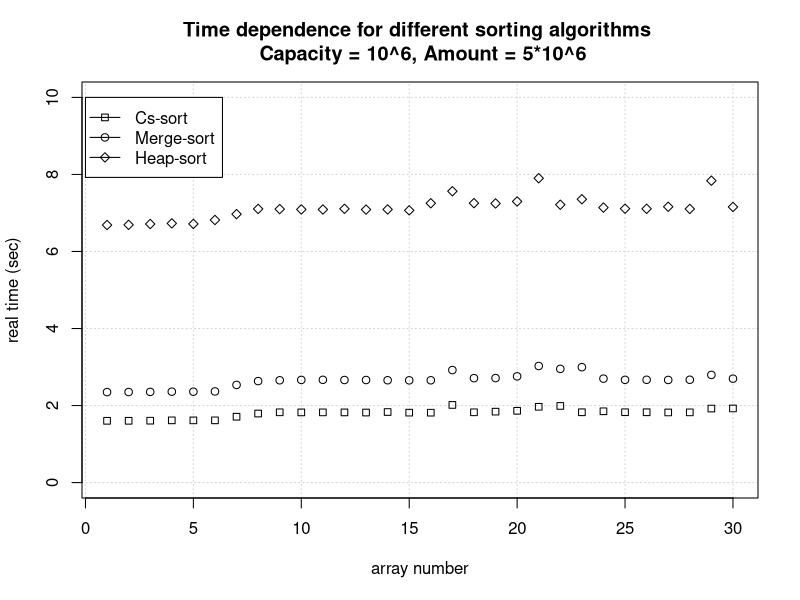
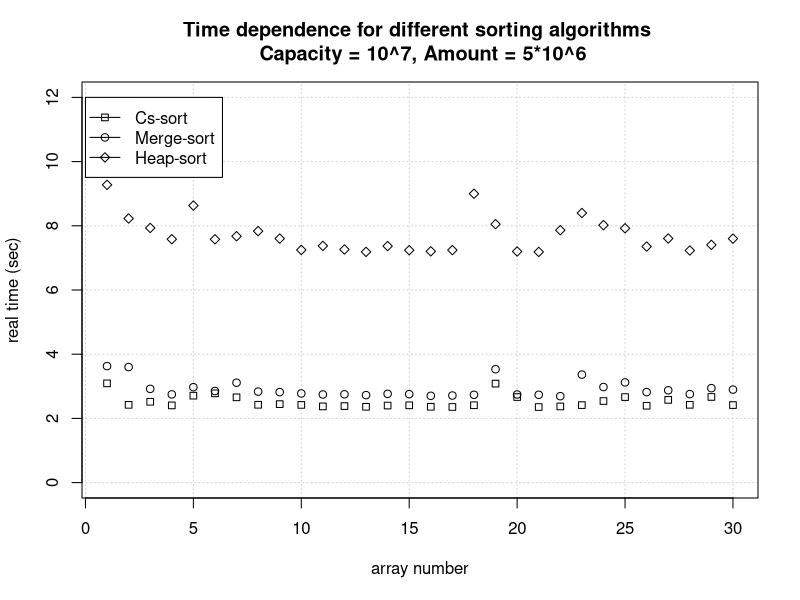
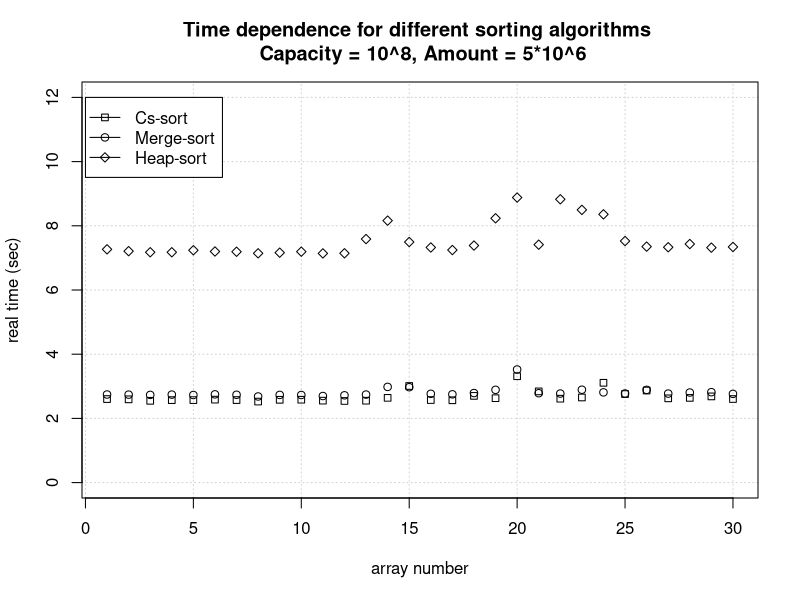
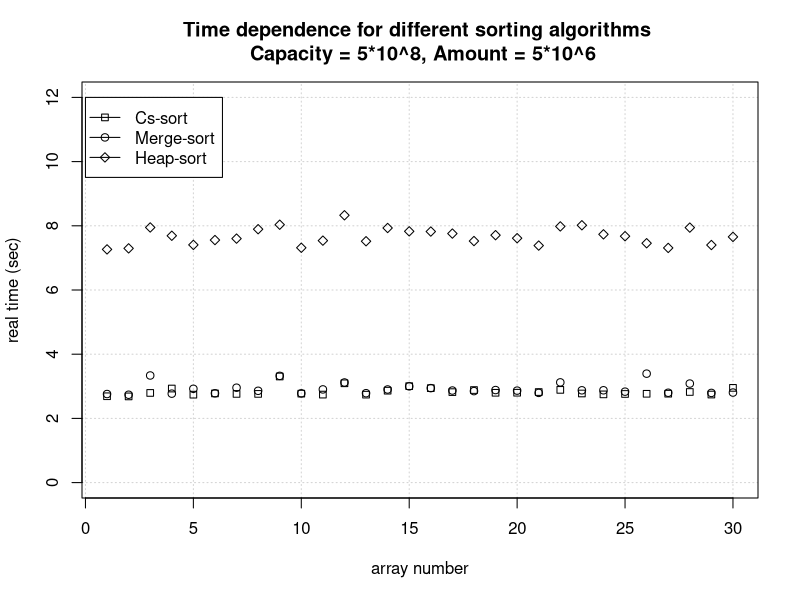
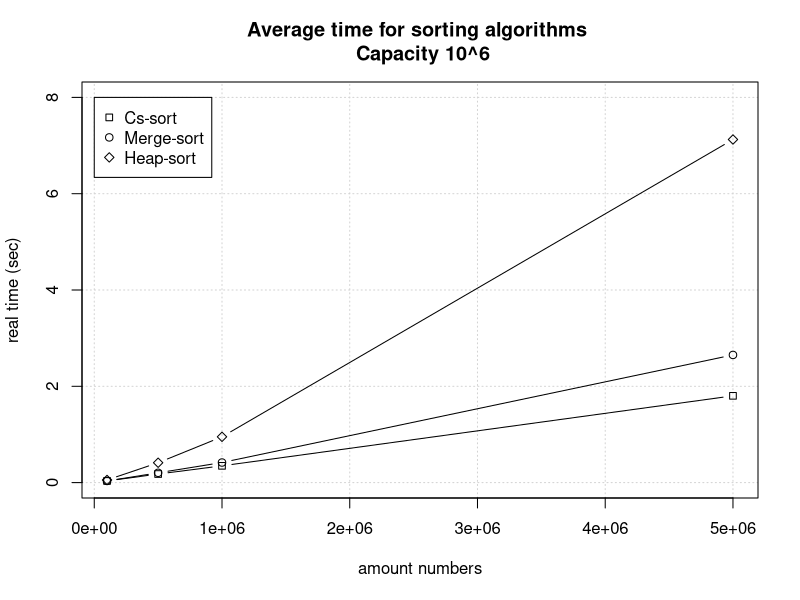
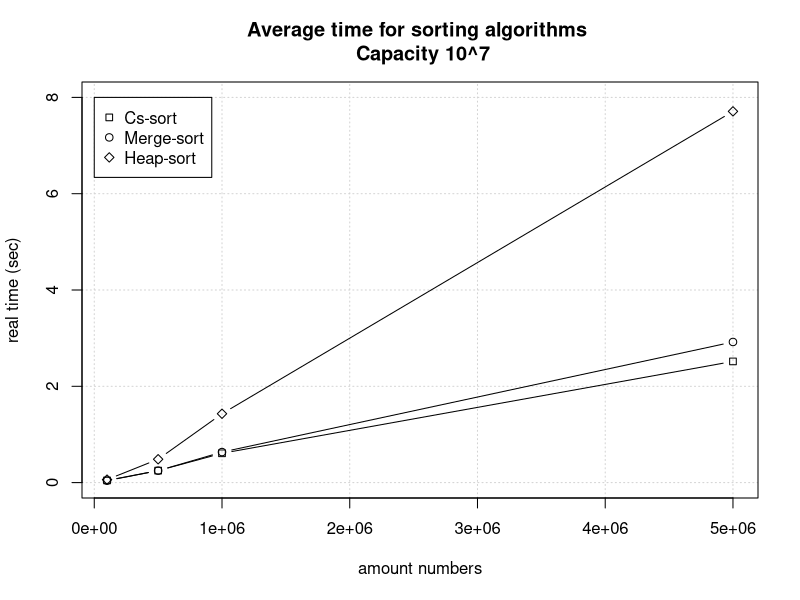
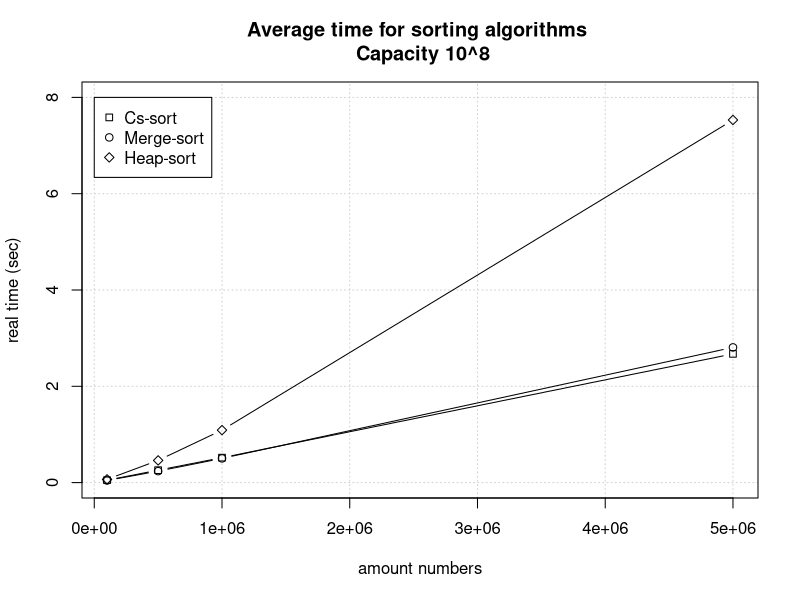
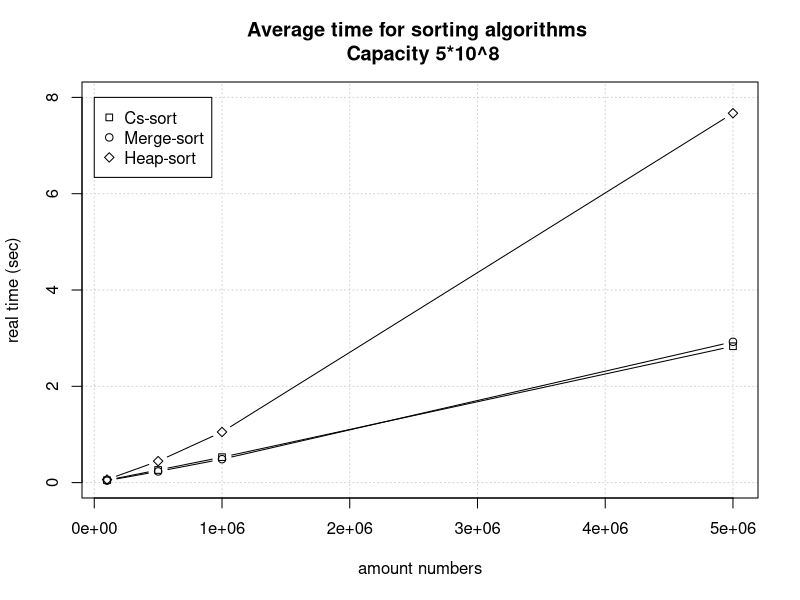

The R source for these figures, in order:
amount<-c(100000, 500000, 1000000, 5000000)
capacity<-c(1000000, 10000000, 100000000, 500000000)
d<-read.table("file.txt",header = FALSE, sep=";", dec = ".")


time_cs_capacity_1<-matrix(0,nrow=4,ncol=30)
time_stable_capacity_1<-matrix(0,nrow=4,ncol=30)
time_nonstable_capacity_1<-matrix(0,nrow=4,ncol=30)

counter<-1

for (i in 1:4)
{
  for (j in 1:30)
  {
    time_cs_capacity_1[i,j]<-d[counter,1];
    counter <- counter +1;
    time_stable_capacity_1[i,j]<-d[counter,1];
    counter <- counter +1;
    time_nonstable_capacity_1[i,j]<-d[counter,1];
    counter <- counter +1;
  }
}



time_cs_capacity_2<-matrix(0,nrow=4,ncol=30)
time_stable_capacity_2<-matrix(0,nrow=4,ncol=30)
time_nonstable_capacity_2<-matrix(0,nrow=4,ncol=30)


for (i in 1:4)
{
  for (j in 1:30)
  {
    time_cs_capacity_2[i,j]<-d[counter,1];
    counter <- counter +1;
    time_stable_capacity_2[i,j]<-d[counter,1];
    counter <- counter +1;
    time_nonstable_capacity_2[i,j]<-d[counter,1];
    counter <- counter +1;
  }
}

time_cs_capacity_3<-matrix(0,nrow=4,ncol=30)
time_stable_capacity_3<-matrix(0,nrow=4,ncol=30)
time_nonstable_capacity_3<-matrix(0,nrow=4,ncol=30)


for (i in 1:4)
{
  for (j in 1:30)
  {
    time_cs_capacity_3[i,j]<-d[counter,1];
    counter <- counter +1;
    time_stable_capacity_3[i,j]<-d[counter,1];
    counter <- counter +1;
    time_nonstable_capacity_3[i,j]<-d[counter,1];
    counter <- counter +1;
  }
}

time_cs_capacity_4<-matrix(0,nrow=4,ncol=30)
time_stable_capacity_4<-matrix(0,nrow=4,ncol=30)
time_nonstable_capacity_4<-matrix(0,nrow=4,ncol=30)


for (i in 1:4)
{
  for (j in 1:30)
  {
    time_cs_capacity_4[i,j]<-d[counter,1];
    counter <- counter +1;
    time_stable_capacity_4[i,j]<-d[counter,1];
    counter <- counter +1;
    time_nonstable_capacity_4[i,j]<-d[counter,1];
    counter <- counter +1;
  }
}

plot(1:30, time_nonstable_capacity_1[4,], col="black", panel.first=grid(), pch = 23, ylim=c(0,10),xlab="array number",ylab="real time (sec)", 
     main = paste("Time dependence for different sorting algorithms \n", "Capacity = 10^6, Amount = 5*10^6"))
points(1:30, time_stable_capacity_1[4,], col="black", pch = 21)
points(1:30, time_cs_capacity_1[4,], col="black", pch = 22)
legend(0, 10, legend=c("Cs-sort", "Merge-sort", "Heap-sort"), col=c("black", "black", "black"),  lty=1:1,pch=c(22,21,23))


plot(1:30, time_nonstable_capacity_2[4,], col="black", panel.first=grid(), pch = 23, ylim=c(0,12),xlab="array number",ylab="real time (sec)", 
     main = paste("Time dependence for different sorting algorithms \n", "Capacity = 10^7, Amount = 5*10^6"))
points(1:30, time_stable_capacity_2[4,], col="black", pch = 21)
points(1:30, time_cs_capacity_2[4,], col="black", pch = 22)
legend(0, 12, legend=c("Cs-sort", "Merge-sort", "Heap-sort"), col=c("black", "black", "black"),  lty=1:1,pch=c(22,21,23))


plot(1:30, time_nonstable_capacity_3[4,], col="black", panel.first=grid(), pch = 23, ylim=c(0,12),xlab="array number",ylab="real time (sec)", 
     main = paste("Time dependence for different sorting algorithms \n", "Capacity = 10^8, Amount = 5*10^6"))
points(1:30, time_stable_capacity_3[4,], col="black", pch = 21)
points(1:30, time_cs_capacity_3[4,], col="black", pch = 22)
legend(0, 12, legend=c("Cs-sort", "Merge-sort", "Heap-sort"), col=c("black", "black", "black"),  lty=1:1,pch=c(22,21,23))

plot(1:30, time_nonstable_capacity_4[4,], col="black", panel.first=grid(), pch = 23, ylim=c(0,12),xlab="array number",ylab="real time (sec)", 
     main = paste("Time dependence for different sorting algorithms \n", "Capacity = 5*10^8, Amount = 5*10^6"))
points(1:30, time_stable_capacity_4[4,], col="black", pch = 21)
points(1:30, time_cs_capacity_4[4,], col="black", pch = 22)
legend(0, 12, legend=c("Cs-sort", "Merge-sort", "Heap-sort"), col=c("black", "black", "black"),  lty=1:1,pch=c(22,21,23))



mean_cs<-c(mean(time_cs_capacity_1[1,]),mean(time_cs_capacity_1[2,]),mean(time_cs_capacity_1[3,]),mean(time_cs_capacity_1[4,]))
plot(amount, mean_cs, type = "b", col="black", pch = 22, ylim=c(0,8), panel.first=grid(),xlab="amount numbers",ylab="real time (sec)", 
     main = paste("Average time for sorting algorithms \n", "Capacity 10^6"))
mean_stable<-c(mean(time_stable_capacity_1[1,]),mean(time_stable_capacity_1[2,]),mean(time_stable_capacity_1[3,]),mean(time_stable_capacity_1[4,]))
lines(amount,mean_stable,type="b", pch=21, col="black")
mean_nonstable<-c(mean(time_nonstable_capacity_1[1,]),mean(time_nonstable_capacity_1[2,]),mean(time_nonstable_capacity_1[3,]),mean(time_nonstable_capacity_1[4,]))
lines(amount,mean_nonstable,type="b", pch=23, col="black")
legend(0, 8, legend=c("Cs-sort", "Merge-sort", "Heap-sort"), col=c("black", "black", "black"), pch=c(22,21,23))

mean_cs<-c(mean(time_cs_capacity_2[1,]),mean(time_cs_capacity_2[2,]),mean(time_cs_capacity_2[3,]),mean(time_cs_capacity_2[4,]))
plot(amount, mean_cs, type = "b", col="black", pch = 22, ylim=c(0,8), panel.first=grid(),xlab="amount numbers",ylab="real time (sec)", 
     main = paste("Average time for sorting algorithms \n", "Capacity 10^7"))
mean_stable<-c(mean(time_stable_capacity_2[1,]),mean(time_stable_capacity_2[2,]),mean(time_stable_capacity_2[3,]),mean(time_stable_capacity_2[4,]))
lines(amount,mean_stable,type="b", pch=21, col="black")
mean_nonstable<-c(mean(time_nonstable_capacity_2[1,]),mean(time_nonstable_capacity_2[2,]),mean(time_nonstable_capacity_2[3,]),mean(time_nonstable_capacity_2[4,]))
lines(amount,mean_nonstable,type="b", pch=23, col="black")
legend(0, 8, legend=c("Cs-sort", "Merge-sort", "Heap-sort"), col=c("black", "black", "black"),pch=c(22,21,23))


mean_cs<-c(mean(time_cs_capacity_3[1,]),mean(time_cs_capacity_3[2,]),mean(time_cs_capacity_3[3,]),mean(time_cs_capacity_3[4,]))
plot(amount, mean_cs, type = "b", col="black", pch = 22, ylim=c(0,8), panel.first=grid(),xlab="amount numbers",ylab="real time (sec)", 
     main = paste("Average time for sorting algorithms \n", "Capacity 10^8"))
mean_stable<-c(mean(time_stable_capacity_3[1,]),mean(time_stable_capacity_3[2,]),mean(time_stable_capacity_3[3,]),mean(time_stable_capacity_3[4,]))
lines(amount,mean_stable,type="b", pch=21, col="black")
mean_nonstable<-c(mean(time_nonstable_capacity_3[1,]),mean(time_nonstable_capacity_3[2,]),mean(time_nonstable_capacity_3[3,]),mean(time_nonstable_capacity_3[4,]))
lines(amount,mean_nonstable,type="b", pch=23, col="black")
legend(0, 8, legend=c("Cs-sort", "Merge-sort", "Heap-sort"), col=c("black", "black", "black"),pch=c(22,21,23))

mean_cs<-c(mean(time_cs_capacity_4[1,]),mean(time_cs_capacity_4[2,]),mean(time_cs_capacity_4[3,]),mean(time_cs_capacity_4[4,]))
plot(amount, mean_cs, type = "b", col="black", pch = 22, ylim=c(0,8),panel.first=grid(),xlab="amount numbers",ylab="real time (sec)", 
     main = paste("Average time for sorting algorithms \n", "Capacity 5*10^8"))
mean_stable<-c(mean(time_stable_capacity_4[1,]),mean(time_stable_capacity_4[2,]),mean(time_stable_capacity_4[3,]),mean(time_stable_capacity_4[4,]))
lines(amount,mean_stable,type="b", pch=21, col="black")
mean_nonstable<-c(mean(time_nonstable_capacity_4[1,]),mean(time_nonstable_capacity_4[2,]),mean(time_nonstable_capacity_4[3,]),mean(time_nonstable_capacity_4[4,]))
lines(amount,mean_nonstable,type="b", pch=23, col="black")
legend(0, 8, legend=c("Cs-sort", "Merge-sort", "Heap-sort"), col=c("black", "black", "black"),  pch=c(22,21,23))



memory_stable<-c(0.76, 3.8, 7.6, 38, 152)

plot(c(1e+05, 5e+05, 1e+06, 5e+06, 20e+06), memory_stable, type = "b", col="black", pch = 21, ylim=c(0,200), panel.first=grid(),xlab="amount numbers",ylab="Memory (Mb)", 
     main = paste("Memory consumption for merge-sort algorithm"))
